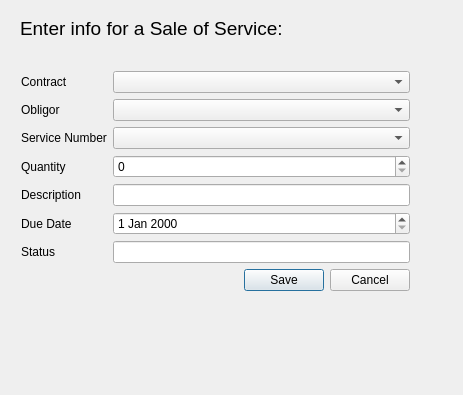
<?xml version="1.0" encoding="UTF-8"?>
<ui version="4.0">
 <class>SaleServiceForm</class>
 <widget class="QWidget" name="SaleServiceForm">
  <property name="geometry">
   <rect>
    <x>0</x>
    <y>0</y>
    <width>463</width>
    <height>395</height>
   </rect>
  </property>
  <property name="windowTitle">
   <string>Good Form</string>
  </property>
  <widget class="QWidget" name="sale_service_formWidget" native="true">
   <property name="geometry">
    <rect>
     <x>20</x>
     <y>70</y>
     <width>391</width>
     <height>241</height>
    </rect>
   </property>
   <layout class="QFormLayout" name="formLayout">
    <property name="leftMargin">
     <number>1</number>
    </property>
    <property name="topMargin">
     <number>1</number>
    </property>
    <property name="rightMargin">
     <number>1</number>
    </property>
    <property name="bottomMargin">
     <number>1</number>
    </property>
    <item row="0" column="0">
     <widget class="QLabel" name="sale_service_contractLabel">
      <property name="text">
       <string>Contract</string>
      </property>
     </widget>
    </item>
    <item row="0" column="1">
     <widget class="QComboBox" name="sale_service_contractComboBox"/>
    </item>
    <item row="1" column="0">
     <widget class="QLabel" name="sale_service_obligorLabel">
      <property name="text">
       <string>Obligor</string>
      </property>
     </widget>
    </item>
    <item row="1" column="1">
     <widget class="QComboBox" name="sale_service_obligorComboBox"/>
    </item>
    <item row="2" column="0">
     <widget class="QLabel" name="sale_service_NumberLabel">
      <property name="text">
       <string>Service Number</string>
      </property>
     </widget>
    </item>
    <item row="2" column="1">
     <widget class="QComboBox" name="sale_service_numberComboBox">
      <property name="editable">
       <bool>false</bool>
      </property>
     </widget>
    </item>
    <item row="3" column="0">
     <widget class="QLabel" name="sale_service_quantityLabel">
      <property name="text">
       <string>Quantity</string>
      </property>
     </widget>
    </item>
    <item row="3" column="1">
     <widget class="QSpinBox" name="sale_service_quantitySpinBox"/>
    </item>
    <item row="4" column="0">
     <widget class="QLabel" name="sale_service_descriptionLabel">
      <property name="text">
       <string>Description</string>
      </property>
     </widget>
    </item>
    <item row="4" column="1">
     <widget class="QLineEdit" name="sale_service_descriptionLineEdit"/>
    </item>
    <item row="5" column="0">
     <widget class="QLabel" name="sale_service_dueDateLabel">
      <property name="text">
       <string>Due Date</string>
      </property>
     </widget>
    </item>
    <item row="5" column="1">
     <widget class="QDateEdit" name="sale_service_due_dateDateEdit"/>
    </item>
    <item row="6" column="0">
     <widget class="QLabel" name="sale_service_statusLabel">
      <property name="text">
       <string>Status</string>
      </property>
     </widget>
    </item>
    <item row="6" column="1">
     <widget class="QLineEdit" name="sale_service_statusLineEdit"/>
    </item>
    <item row="7" column="1">
     <widget class="QDialogButtonBox" name="sale_service_buttonBox">
      <property name="standardButtons">
       <set>QDialogButtonBox::Cancel|QDialogButtonBox::Save</set>
      </property>
     </widget>
    </item>
   </layout>
  </widget>
  <widget class="QLabel" name="sale_service_label">
   <property name="geometry">
    <rect>
     <x>20</x>
     <y>20</y>
     <width>391</width>
     <height>16</height>
    </rect>
   </property>
   <property name="font">
    <font>
     <pointsize>14</pointsize>
    </font>
   </property>
   <property name="text">
    <string>Enter info for a Sale of Service:</string>
   </property>
  </widget>
  <widget class="QLabel" name="sale_service_bottom_Label">
   <property name="geometry">
    <rect>
     <x>20</x>
     <y>320</y>
     <width>389</width>
     <height>23</height>
    </rect>
   </property>
   <property name="font">
    <font>
     <pointsize>14</pointsize>
    </font>
   </property>
   <property name="text">
    <string/>
   </property>
  </widget>
 </widget>
 <tabstops>
  <tabstop>sale_service_contractComboBox</tabstop>
  <tabstop>sale_service_obligorComboBox</tabstop>
  <tabstop>sale_service_numberComboBox</tabstop>
  <tabstop>sale_service_quantitySpinBox</tabstop>
  <tabstop>sale_service_descriptionLineEdit</tabstop>
  <tabstop>sale_service_due_dateDateEdit</tabstop>
  <tabstop>sale_service_statusLineEdit</tabstop>
 </tabstops>
 <resources/>
 <connections/>
</ui>
